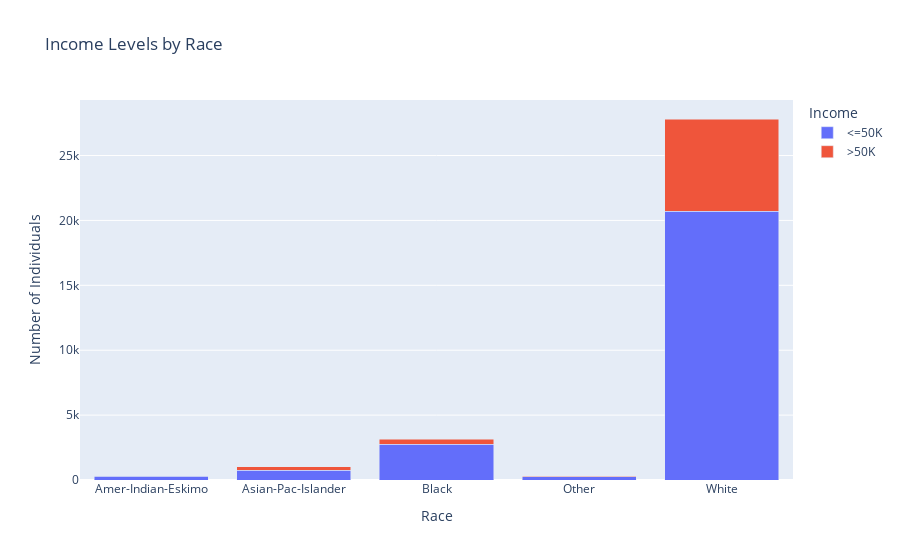

Notebook code for this chart:
### Code cell
# Create a grouped DataFrame to count the income levels for each race
income_by_race = dataset.groupby(['race', 'income']).size().reset_index(name='count')

# Create the interactive stacked bar plot
fig = px.bar(income_by_race, x='race', y='count', color='income',
             title='Income Levels by Race',
             labels={'count': 'Number of Individuals', 'race': 'Race', 'income': 'Income'},
             barmode='stack')

# Show the plot
fig.show()

### Figure 1 — Plotly figure (JSON) as saved in the notebook; plotly's stock layout.template omitted (floating-point values rounded to 4 significant figures)
{"data": [{"alignmentgroup": "True", "hovertemplate": "Income=<=50K<br>Race=%{x}<br>Number of Individuals=%{y}<extra></extra>", "legendgroup": "<=50K", "marker": {"color": "#636efa", "pattern": {"shape": ""}}, "name": "<=50K", "offsetgroup": "<=50K", "orientation": "v", "showlegend": true, "textposition": "auto", "type": "bar", "x": ["Amer-Indian-Eskimo", "Asian-Pac-Islander", "Black", "Other", "White"], "xaxis": "x", "y": [275, 763, 2737, 246, 20698], "yaxis": "y"}, {"alignmentgroup": "True", "hovertemplate": "Income=>50K<br>Race=%{x}<br>Number of Individuals=%{y}<extra></extra>", "legendgroup": ">50K", "marker": {"color": "#EF553B", "pattern": {"shape": ""}}, "name": ">50K", "offsetgroup": ">50K", "orientation": "v", "showlegend": true, "textposition": "auto", "type": "bar", "x": ["Amer-Indian-Eskimo", "Asian-Pac-Islander", "Black", "Other", "White"], "xaxis": "x", "y": [36, 276, 387, 25, 7117], "yaxis": "y"}], "layout": {"barmode": "stack", "legend": {"title": {"text": "Income"}, "tracegroupgap": 0}, "title": {"text": "Income Levels by Race"}, "xaxis": {"anchor": "y", "domain": [0, 1], "title": {"text": "Race"}}, "yaxis": {"anchor": "x", "domain": [0, 1], "title": {"text": "Number of Individuals"}}}}
